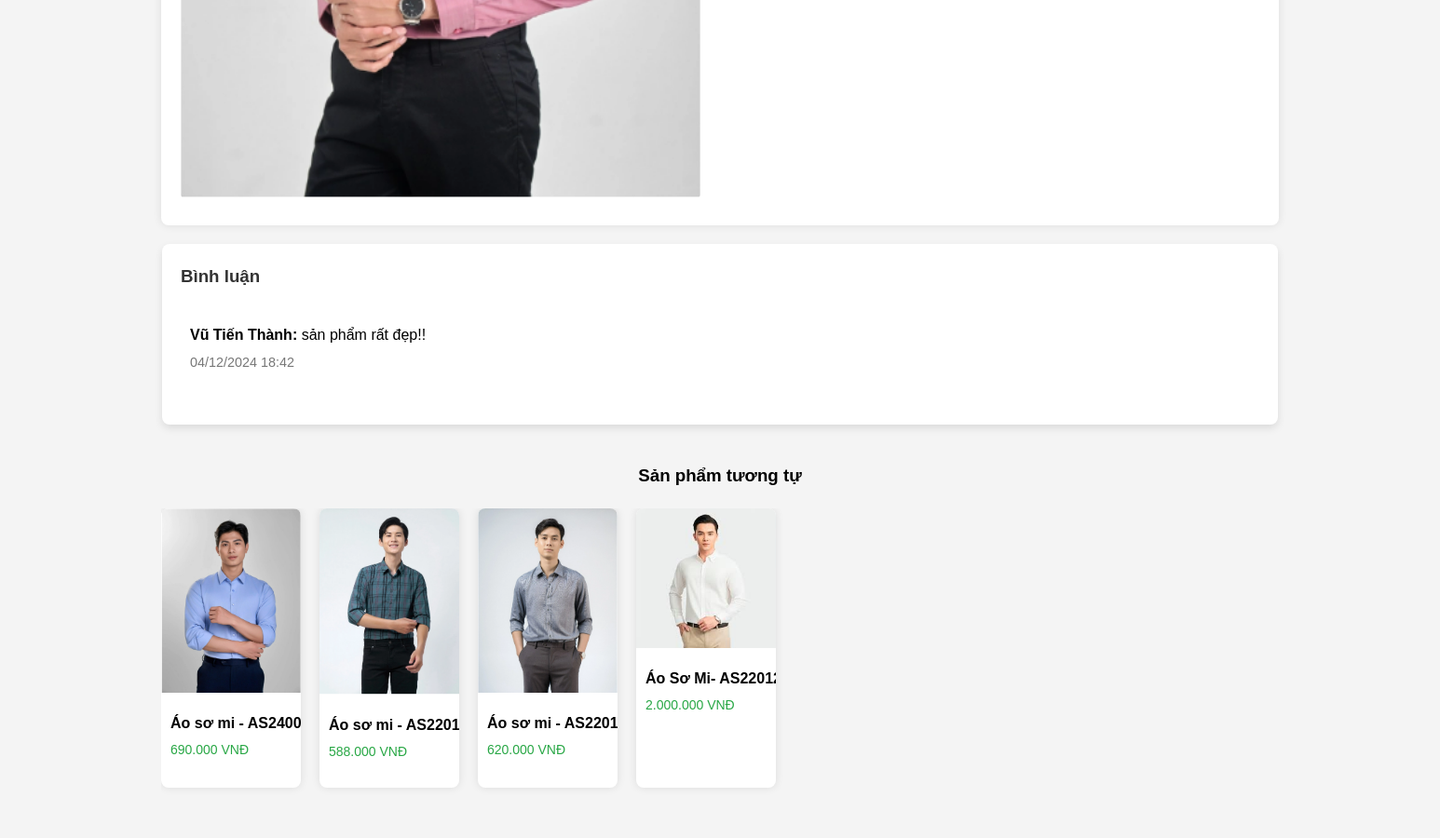
Before: /index.php?act=Detail&id=1 (middle part) with the older database file.
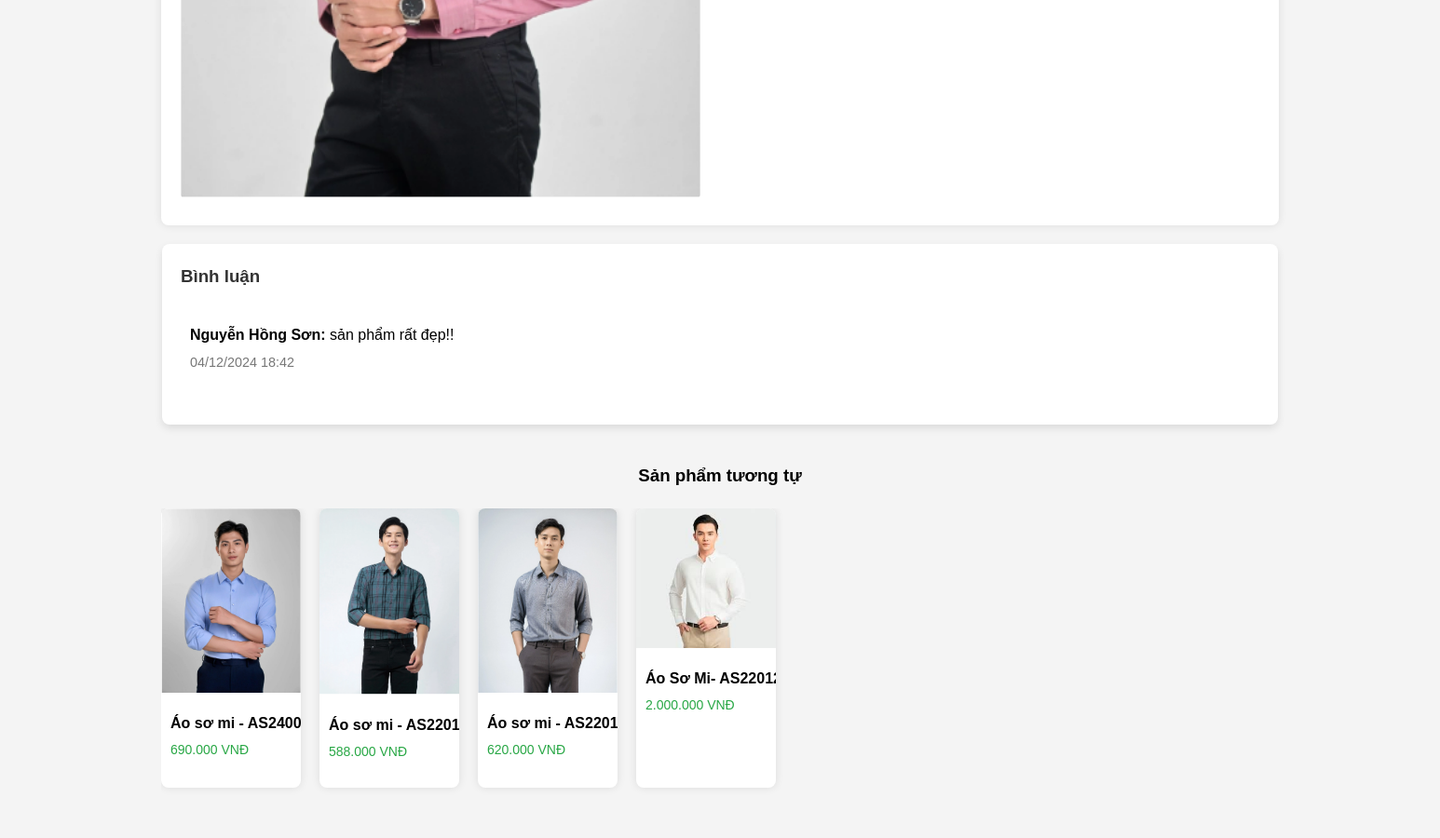
After: the same page with the newer database file.
### tables this page shows
CREATE TABLE `products` (
  `id` int NOT NULL,
  `name` varchar(255) NOT NULL,
  `image` varchar(255) DEFAULT NULL,
  `price` decimal(25,2) DEFAULT NULL,
  `description` text,
  `content` text,
  `type` varchar(10) NOT NULL,
  `status` enum('active','inactive') DEFAULT 'active',
  `category_id` int NOT NULL,
  `view` int DEFAULT '0',
  `created_at` timestamp NULL DEFAULT CURRENT_TIMESTAMP
);

CREATE TABLE `comments` (
  `id` int NOT NULL,
  `product_id` int NOT NULL,
  `user_id` int NOT NULL,
  `comment` text NOT NULL,
  `created_at` timestamp NULL DEFAULT CURRENT_TIMESTAMP,
  `updated_at` timestamp NULL DEFAULT CURRENT_TIMESTAMP ON UPDATE CURRENT_TIMESTAMP
);

CREATE TABLE `users` (
  `id` int NOT NULL,
  `fullname` varchar(255) NOT NULL,
  `email` varchar(255) NOT NULL,
  `password` varchar(255) NOT NULL,
  `phone` varchar(20) DEFAULT NULL,
  `role` enum('admin','user') DEFAULT 'user',
  `address` text,
  `status` enum('active','banned') DEFAULT 'active',
  `created_at` timestamp NULL DEFAULT CURRENT_TIMESTAMP,
  `updated_at` timestamp NULL DEFAULT CURRENT_TIMESTAMP ON UPDATE CURRENT_TIMESTAMP
);

### app/Database/Functions.php (called while the page is built, shortened)
<?php
function view($path_view, $data=[]){
    extract($data);
    $path_view  = str_replace(".","/", $path_view);
    include_once "app/Views/$path_view.php";
};

### app/Controllers/Client/DetailController.php (called while the page is built, shortened)
<?php
class DetailController {
    public function index(){
        $id = $_GET['id'];
        $detail = (new Product)->find($id);
        $products = (new Product)->all();
        $comments = (new Comment)->getCommentsByProductId($id);
        return view('Client.detail', compact('detail', 'products', 'categories', 'comments'));
    }
}

### Router/Web.php (called while the page is built, shortened)
<?php
$act = $_GET['act'] ?? "";
$id = $_GET['id'] ?? "";
$role = $_GET['role'] ?? null;
if ($role !== 'admin') {
    match ($act) {
        'RegisterForm' => $RegisterController->index(),
        'StorageUser' => $RegisterController->Storage(),
        'LoginForm', 'login', 'loginform' => $LoginController->index(),
        'Login', 'HandleLogin', 'handlelogin' => $LoginController->login(),
        'Products' => $ProductController->index(),
        'Category' => $ProductInCategoryController->index(),
        'Logout' => $LoginController->logout(),
        'Information' => $InformationController->index(),
        'Detail' => $DetailController->index(),
        'AddToCart' => $CartController->addToCart(),
        'Cart' => $CartController->index(),
        'DeleteInCart' => $CartController->delete(),
        'UpdateCart' => $CartController->updateCart(),
        'CheckOutForm', 'checkoutform' => $CheckOutController->index(),
        'CheckOut', 'checkout' => $CheckOutController->checkOut(),
        'ChangeInforForm' => $ChangeInformationController->UpdateForm(),
        'ChangeInformation' => $ChangeInformationController->update($id),
        'Order' => $OrdersController->index(),
        'CancelOrder' => $OrdersController->cancel($id),
        'AddComment' => $CommentController->addComment(),
        default => $HomeController->index()
    };
}
?>

### index.php (called while the page is built, shortened)
<?php
include_once "app/Database/Database.php";
include_once "app/Database/Functions.php";
include_once "app/Models/Product.php";
include_once "app/Models/Comment.php";
include_once  "app/Controllers/Client/DetailController.php";
include_once "Router/Web.php";

### app/Database/Database.php (called while the page is built, shortened)
<?php
class Database
{
    private $pdo;
    public function __construct()
    {
        try {
            $this->pdo = new PDO("mysql:host=" . HOST . ";port=" . PORT . ";dbname=" . DBNAME,USERNAME,PASSWORD);
            $this->pdo->setAttribute(PDO::ATTR_ERRMODE, PDO::ERRMODE_EXCEPTION);
        } catch (Exception $error) {
            echo "<h1>Lỗi kết nối CSDL: " . $error->getMessage() . "</h1>";
        }
    }
    public function getConnection()
    {
        return $this->pdo;
    }
    public function __destruct()
    {
        $this->pdo = null;
    }
}

### app/Models/Product.php (called while the page is built, shortened)
<?php
class Product
{
    public $pdo;
    public function __construct()
    {
        $db = new Database();
        $this->pdo = $db->getConnection();
    }
    public function all()
    {
        $sql = "SELECT p.*, c.cate_name
                FROM products p
                JOIN categories c ON p.category_id = c.id";
        $stmt = $this->pdo->prepare($sql);
        $stmt->execute();
        return $stmt->fetchAll(PDO::FETCH_ASSOC);
    }
    public function find($id)
    {
        $sql = "SELECT p.*, c.cate_name
                FROM products p
                JOIN categories c ON p.category_id = c.id
                WHERE p.id = :id";
        $stmt = $this->pdo->prepare($sql);
        $stmt->execute(['id' => $id]);
        return $stmt->fetch(PDO::FETCH_ASSOC);
    }
}

### app/Models/Comment.php (called while the page is built, shortened)
<?php
class Comment
{
    public $pdo;
    public function __construct()
    {
        $db = new Database();
        $this->pdo = $db->getConnection();
    }
    public function getCommentsByProductId($productId)
    {
        $sql = "SELECT c.comment, c.created_at, u.fullname AS user_name FROM comments c JOIN users u ON c.user_id = u.id WHERE c.product_id = :product_id ORDER BY c.created_at DESC";
        $stmt = $this->pdo->prepare($sql);
        $stmt->execute(['product_id' => $productId]);
        return $stmt->fetchAll(PDO::FETCH_ASSOC);
    }
}

### app/Views/Client/detail.php (the view, shortened to what this page needs)
<?php include_once VIEW . "Client/base/header.php" ?>
<link rel="stylesheet" href="Assets/Client/Css/detail.css">
<div class="main">
    <div class="container">
        <div class="image-gallery">
            <img src="<?= $detail['image'] ?>" alt="Sản phẩm chính">
        </div>
        <div class="product-details">
        </div>
    </div>
    <div class="comments-section">
        <h3>Bình luận</h3>
        <?php if (empty($comments)): ?>
            <p>Chưa có bình luận nào.</p>
        <?php else: ?>
            <ul class="comments-list">
                <?php foreach ($comments as $comment): ?>
                    <li class="comment-item">
                        <p><strong><?= htmlspecialchars($comment['user_name']) ?>:</strong> <?= htmlspecialchars($comment['comment']) ?></p>
                        <p class="comment-date"><?= date('d/m/Y H:i', strtotime($comment['created_at'])) ?></p>
                    </li>
                <?php endforeach; ?>
            </ul>
        <?php endif; ?>
    </div>
    <div class="similar-products">
        <h3>Sản phẩm tương tự</h3>
        <div class="products-container">
            <div class="products">
                <?php foreach($products as $product) : ?>
                <?php if($product['category_id'] == $detail['category_id'] && $product['id'] !== $detail['id'] ) : ?>
                <a href="index.php?act=Detail&id=<?= $product['id'] ?>">
                <div class="product">
                    <img src="<?= $product['image'] ?>" alt="Sản phẩm tương tự 1">
                    <div class="product-details">
                        <div class="product-name"><?= $product['name'] ?></div>
                        <div class="product-price"><?= number_format($product['price'], 0, ',', '.') ?> VNĐ</div>
                    </div>
                </div>
                </a>
                <?php endif; ?>
                <?php endforeach; ?>
            </div>
        </div>
    </div>
</div>
<?php include_once VIEW . "Client/base/foot.php" ?>

### app/Views/Client/base/header.php (shortened to what this page needs)
<!DOCTYPE html>
<html lang="en">
<head>
    <link rel="stylesheet" href="Assets/Client/Css/main.css">
</head>
<body>
    <div class="wraper">
</body>
</html>

### app/Views/Client/base/foot.php (shortened to what this page needs)
</body>
</html>

### Assets/Client/Css/main.css (style rules this page uses)
* { margin: 0;padding: 0;box-sizing: border-box; }
.wraper { width: 1536px; margin: auto; position: relative; display: grid; }
body { font-family: Arial, sans-serif; overflow-x: hidden; }
.main { justify-items: center }
.container { width: 1400px ; }
.products { width: 100%; max-width: 100%; }
.products { display: grid; grid-template-columns: 1fr 1fr 1fr 1fr; gap:20px; margin-bottom: 50px; }

### Assets/Client/Css/detail.css (style rules this page uses)
body { font-family: Arial, sans-serif; background-color: #f4f4f4; margin: 0; padding: 0; line-height: 1.6; }
.container { width: 90%; max-width: 1200px; margin: 20px auto; background: #fff; padding: 20px; box-shadow: 0 0 10px rgba(0, 0, 0, 0.1); border-radius: 8px; display: flex; flex-wrap: wrap; gap: 20px; }
.image-gallery { flex: 1; min-width: 300px; max-width: 600px; }
.image-gallery img { width: 100%; border-radius: 8px; }
.product-details { flex: 1; min-width: 300px; max-width: 600px; display: flex; flex-direction: column; }
.similar-products { width: 90%; max-width: 1200px; margin: 40px auto; }
.similar-products h3 { margin: 0 0 20px 0; text-align: center; }
.products-container { overflow-x: auto; }
.products { display: flex; gap: 20px; justify-content: flex-start; width: max-content; }
.product { width: 150px; height: 300px; background: #fff; box-shadow: 0 0 10px rgba(0, 0, 0, 0.1); border-radius: 8px; overflow: hidden; transition: transform 0.3s; display: flex; flex-direction: column; justify-content: space-between; }
.product img { width: 100%; height: auto; max-height: 200px; object-fit: cover; }
.product-details { padding: 10px; }
.product-name { font-size: 16px; font-weight: bold; margin: 10px 0 5px 0; }
.product-price { color: #28a745; font-size: 14px; }
a { text-decoration: none; color: black; }
.comments-section { margin-top: 20px; background-color: white; padding: 20px; border-radius: 8px; box-shadow: 0 4px 8px rgba(0, 0, 0, 0.1); width: 78%; margin-left: auto; margin-right: auto; }
.comments-section h3 { color: #333; margin-bottom: 20px; }
.comments-list { list-style-type: none; max-height: 300px; overflow: auto; padding: 0; }
.comment-item { padding: 10px; border-bottom: 1px solid #ddd; }
.comment-item:last-child { border-bottom: none; }
.comment-item p { margin: 5px 0; }
.comment-date { font-size: 0.9em; color: #777; }

Changed rows visible on the page:
changed through a linked row, comments "sản phẩm rất đẹp!!": user.fullname "Vũ Tiến Thành" → "Nguyễn Hồng Sơn"
